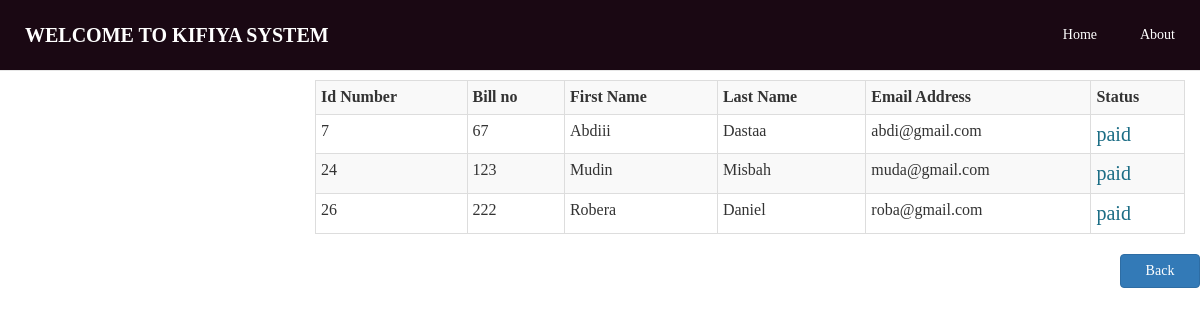
Screenshot of /app/viewpay.php (signed in) with the database file from the repository.
### tables this page shows
CREATE TABLE `users` (
  `Id` int(11) NOT NULL,
  `Username` varchar(255) NOT NULL,
  `fname` varchar(255) NOT NULL,
  `lname` varchar(255) NOT NULL,
  `password` varchar(255) NOT NULL,
  `email` varchar(255) NOT NULL,
  `phone` varchar(255) NOT NULL,
  `billno` int(255) NOT NULL,
  `houseno` int(255) NOT NULL,
  `bankacc` int(255) NOT NULL,
  `address` varchar(255) NOT NULL,
  `role` varchar(255) NOT NULL
);

CREATE TABLE `bill` (
  `id` int(11) NOT NULL,
  `prev` double NOT NULL,
  `pres` double NOT NULL,
  `consumption` double NOT NULL,
  `price` double NOT NULL,
  `Amount` double NOT NULL,
  `month` varchar(255) NOT NULL,
  `duedate` date NOT NULL,
  `status` varchar(255) NOT NULL
);

### app/viewpay.php (the view, shortened to what this page needs)
<?php include "layouts/top-menu.php";?>
<link rel="stylesheet" href="/books/bootstrap/Bootstrap/css/bootstrap.min.css">
<link rel="stylesheet" href="/books/bootstrap/css/style.css">
<div class="container-fluid">
    <br><br><br><br>
    <div class="row">
        <div class="col-sm-3">
        </div>
        <div class="col-md-9">
            <div class="team-member wow fadeInLeft" data-wow-duration="2s">
                <table class="table table-bordered table-striped table-condensed table-reposnsive">
                    <tr>
                        <th>Id Number</th>
                        <th>Bill no</th>
                        <th>First Name</th>
                        <th>Last Name</th>
                        <th>Email Address</th>
                        <th>Status</th>
                    </tr>
                    <?php
                    $bil="select * from bill where status='paid'";
                    $bill_run=mysqli_query($conn,$bil);
                    while ($bill_row=mysqli_fetch_array($bill_run)) {
                        $id=$bill_row['id'];
                        $users="SELECT * FROM users WHERE Id='$id' " ;
                        $users=mysqli_query($conn,$users);
                        ?>
                        <?php
                        while($user=mysqli_fetch_array($users)){
                            ?>
                            <tr>
                                <td><?php echo $user['Id']?></td>
                                <td><?php echo $user['billno']?></td>
                                <td><?php echo $user['fname']?></td>
                                <td><?php echo $user['lname']?></td>
                                <td><?php echo $user['email']?></td>
                                <td style="color: #1b6d85;font-size: 20px"><?php echo $bill_row['status']?></td>
                            </tr>
                            <?PHP
                        }
                    }
                    ?>
                </table>
            </div>
        </div>
    </div>
</div>
<a  class="btn btn-primary" style="float: right;width: 80px;"  href="user-management.php">Back</a>

### rows the page displays
bill: status "paid"
users: Id "7", billno "67", fname "Abdiii", lname "Dastaa", email "abdi@gmail.com"
bill: status "paid"
users: Id "24", billno "123", fname "Mudin", lname "Misbah", email "muda@gmail.com"
bill: status "paid"
users: Id "26", billno "222", fname "Robera", lname "Daniel", email "roba@gmail.com"
